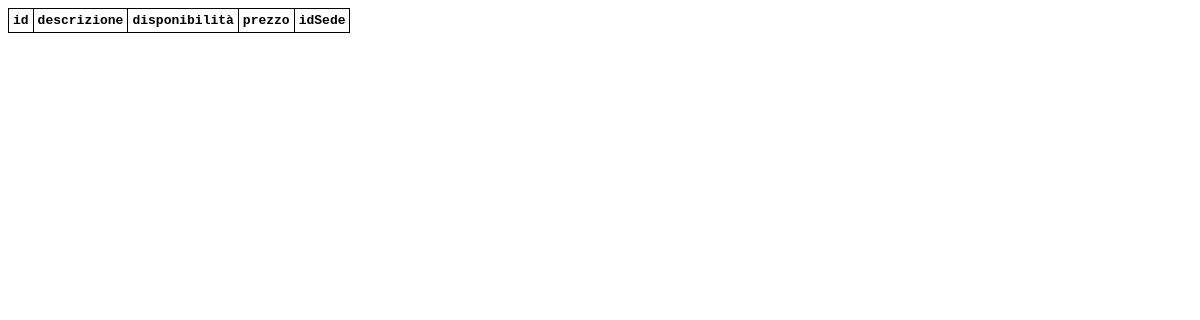
The app's page /product-warehouse, older data.
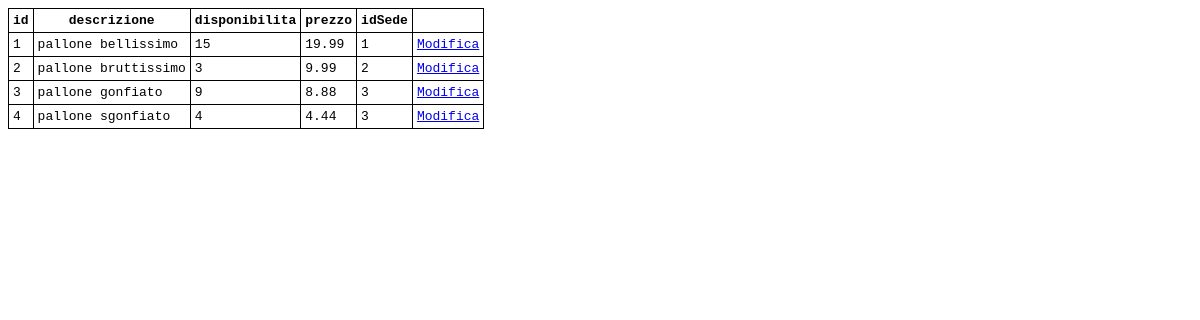
The same page, newer data.
### tables this page shows
CREATE TABLE MATERIALE (
     id integer not null,
     descrizione char(256) not null,
     disponibilita integer not null,
     prezzo integer not null,
     idSede integer not null,
     constraint ID primary key (id)
     foreign key (idSede) references SEDE);

### app.py (the view)
@app.route('/product-warehouse')
def product_warehouse():
    db_connection = get_db()
    db_cursor = db_connection.cursor()
    cols = get_cols(db_cursor, 'materiale')
    records = db_cursor.execute(f"select * from materiale").fetchall()
    return render_template('view-table.html', \
        page_title='magazzino',
        table='materiale',
        cols=cols, \
        rows=records, \
        )

### app.py (called while the page is built)
def get_db():
    db = getattr(g, '_database', None)
    if db is None:
        db = g._database = sqlite3.connect('db.db')
    return db

def get_cols(db_cursor, table):
    cols = db_cursor.execute(f'pragma table_info({table})').fetchall()
    cols = [ c[1] for c in cols ]
    return cols

@app.teardown_appcontext
def close_connection(exception):
    db = getattr(g, '_database', None)
    if db is not None:
        db.close()

### templates/view-table.html (shortened to what this page needs)
<!DOCTYPE html>
<html>
<head>
</head>
<body>
<table>
	<thead>
		<tr>
			{% for c in cols %}
				<th>{{ c }}</th>
			{% endfor %}
		</tr>
	</thead>
	<tbody>
		{% for r in rows %}
			<tr>
				{% for val in r %}
					<td>{{ val }}</td>
				{% endfor %}
					<td><a href="/edit?table={{ table }}&id={{ r[0] }}">Modifica</a></td>
			</tr>
		{% endfor %}
	</tbody>
</table>
</body>
</html>

### templates/view-table.html (style rules this page uses)
html { font-family: monospace; }
table, td, th { border: 1px solid black; border-collapse: collapse; padding: 4px; }

Row changes from the older to the newer data that the page shows:
added MATERIALE: r "1" "15" "1", descrizione "pallone bellissimo", prezzo "19.99"
added MATERIALE: r "2" "3" "2", descrizione "pallone bruttissimo", prezzo "9.99"
added MATERIALE: r "3" "9" "3", descrizione "pallone gonfiato", prezzo "8.88"
added MATERIALE: r "4" "4" "3", descrizione "pallone sgonfiato", prezzo "4.44"
Text that changed along with them:
new list line: "disponibilita"
list line gone: "disponibilità"
